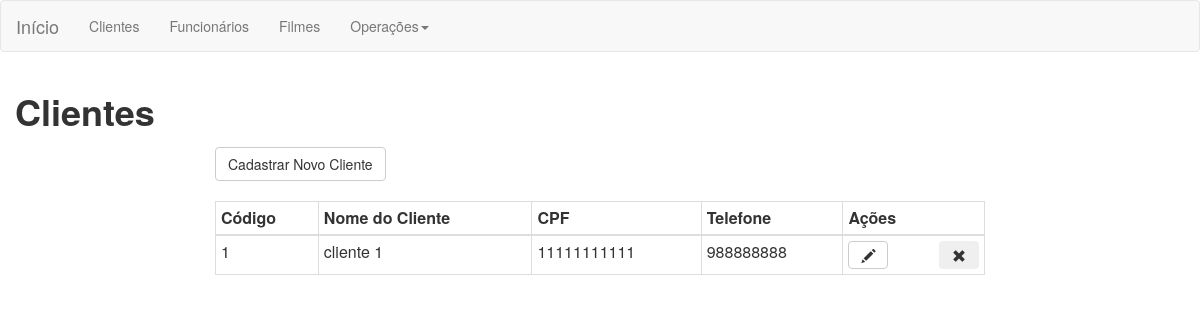
Page /views/cliente.php on the earlier database version.
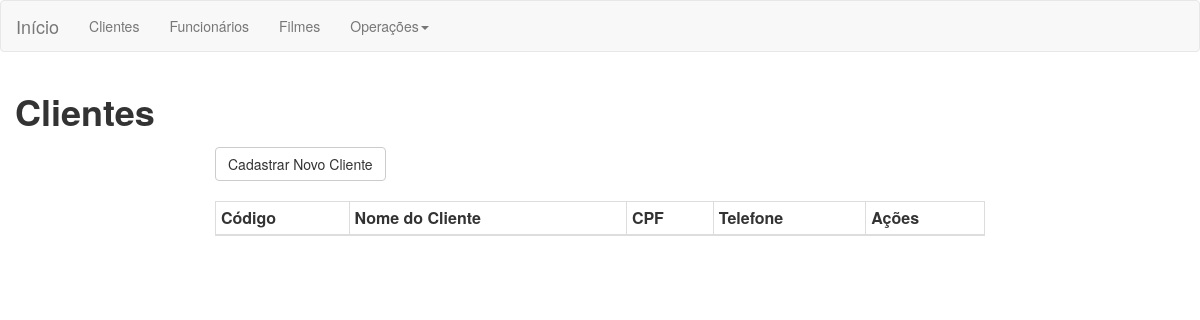
Same page on the later database version.
### tables this page shows
CREATE TABLE `clientes` (
  `cod_cliente` int(11) NOT NULL,
  `nome` varchar(50) NOT NULL,
  `email` varchar(50) NOT NULL,
  `cpf` varchar(11) NOT NULL,
  `sexo` varchar(10) NOT NULL,
  `ddd` varchar(10) NOT NULL,
  `telefone` varchar(15) NOT NULL,
  `endereco` varchar(100) NOT NULL,
  `bairro` varchar(100) NOT NULL,
  `cidade` varchar(100) NOT NULL,
  `estado` varchar(100) NOT NULL
);

### controllers/cliente.controller.php (called while the page is built, shortened)
<?php
         $con = new ConexaoBD;
         $conexao = $con->ConnectBD();
         try {
             $res = $conexao->query("select * from clientes");
             $clientes = $res->fetchAll();
         } catch (PDOException $e){
             echo "false";
         } finally{
             $conexao = null;
         }
?>

### views/cliente.php (the view, shortened to what this page needs)
<?php require_once('../controllers/cliente.controller.php'); ?>
<html>
    <head>
        <link rel="stylesheet" href="../resources/bootstrap/css/bootstrap.min.css" />
    </head>
    <body>
        <div>
            <?php require_once('menu.php'); ?>
        </div>
        <div class="container-fluid">
                <div class="row">
                    <div class="col-sm-4"><h1><label>Clientes</label></h1></div>
                    <div class="col-sm-4"></div>
                    <div class="col-sm-4"></div>
                </div>
                <div class="row">
                    <div class="col-sm-2"></div>
                    <div class="col-sm-8">
                    <a href="cadastro.cliente.php" class="pull-left"> <button class="btn btn-default">Cadastrar Novo Cliente</button></a>
                    </div>
                    <div class="col-sm-2"></div>
                </div>
                <br>
                <div class="row">
                    <div class="col-sm-2"></div>
                    <div class="col-sm-8">
                        <table class="table table-bordered table-condensed">
                            <thead>
                                <tr>
                                    <th>Código</th>
                                    <th>Nome do Cliente</th>
                                    <th>CPF</th>
                                    <th>Telefone</th>
                                    <th>Ações</th>
                                </tr>
                            </thead>
                                <tbody>
                                <?php
                                foreach ($clientes as $value) {
                                        echo "<tr><td>".$value['cod_cliente']."</td><td>".$value['nome']."</td><td>".$value['cpf']."</td><td>".$value['telefone']."</td><td><a href='edicao.cliente.php?codCliente=".$value['cod_cliente']."'><button title='Editar' class='btn btn-default pull-left'><span class='glyphicon glyphicon-pencil' aria-hidden='true'></span></button></a>
                                        <button title='Excluir' class='btn default pull-right' onclick='excluirCliente(".$value['cod_cliente'].")'> <span class='glyphicon glyphicon-remove' aria-hidden='true'></span></button></td></tr>";
                                    }
                                 ?>
                            </tbody>
                        </table>
                    </div>
                    <div class="col-sm-2"></div>
                </div>
        </div>
    </body>
</html>

Differences in the rows shown:
removed clientes: cod_cliente "1", nome "cliente 1", cpf "11111111111", telefone "988888888"
